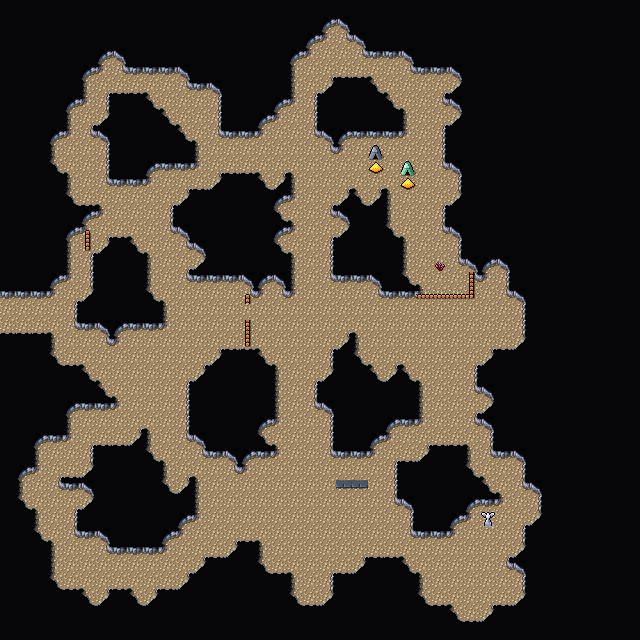

The image is a tile-based game level rendered from a .tmx file. Its description and source (layers, tilesets, objects; grid data summarised) follow:
An orthogonal 40x40 tile map with 16x16 px tiles, 3 tile layers (Background, Walls, Clutter), 2 tilesets and 12 objects.

<map version="1.10" tiledversion="1.10.1" orientation="orthogonal" renderorder="right-down" width="40" height="40" tilewidth="16" tileheight="16" infinite="0" nextlayerid="8" nextobjectid="73">
 <editorsettings>
  <export target="wastetown..tmx" format="tmx" />
 </editorsettings>
 <tileset firstgid="1" source="../../tileset/main.tsx" />
 <tileset firstgid="10113" source="../../tileset/buildings.tsx" />
 <layer id="1" name="Background" width="40" height="40">
  <data>[1600 cells, 1600 non-empty, 1 distinct tile ids]</data>
 </layer>
 <layer id="2" name="Walls" width="40" height="40">
  <data>[1600 cells, 1316 non-empty, 20 distinct tile ids]</data>
 </layer>
 <layer id="7" name="Clutter" width="40" height="40">
  <data>[1600 cells, 15 non-empty, 9 distinct tile ids]</data>
 </layer>
 <objectgroup id="4" name="Objects">
  <object id="61" template="../../obj/door_right.tx" x="2.95097" y="319.688">
   <properties>
    <property name="teleport" value="../common/maps/map/cave/cave_multilevel_4/cave_23A9.tmx" />
    <property name="teleportObjectId" value="60" />
   </properties>
  </object>
  <object id="62" template="../../obj/treasure.tx" x="464.667" y="619.333" />
  <object id="63" template="../../obj/treasure.tx" x="503.333" y="594.667" />
  <object id="64" template="../../obj/gold.tx" x="484.667" y="603.667" />
  <object id="65" template="../../obj/gold.tx" x="435" y="604.667" />
  <object id="66" template="../../obj/enemy.tx" x="410.333" y="558.333">
   <properties>
    <property name="enemy" value="Gorgon" />
   </properties>
  </object>
  <object id="67" template="../../obj/enemy.tx" x="503.667" y="498.667">
   <properties>
    <property name="enemy" value="Gorgon" />
   </properties>
  </object>
  <object id="68" template="../../obj/enemy.tx" x="461" y="441.667">
   <properties>
    <property name="enemy" value="Snake" />
   </properties>
  </object>
  <object id="69" template="../../obj/enemy.tx" x="390.333" y="547.333">
   <properties>
    <property name="enemy" value="Gorgon" />
   </properties>
  </object>
  <object id="70" template="../../obj/enemy.tx" x="378.333" y="457.333">
   <properties>
    <property name="enemy" value="Gargoyle" />
   </properties>
  </object>
  <object id="71" template="../../obj/enemy.tx" x="404.333" y="444.667">
   <properties>
    <property name="enemy" value="Gargoyle" />
   </properties>
  </object>
  <object id="72" template="../../obj/enemy.tx" x="304.667" y="601">
   <properties>
    <property name="enemy" value="Gargoyle" />
   </properties>
  </object>
 </objectgroup>
</map>
